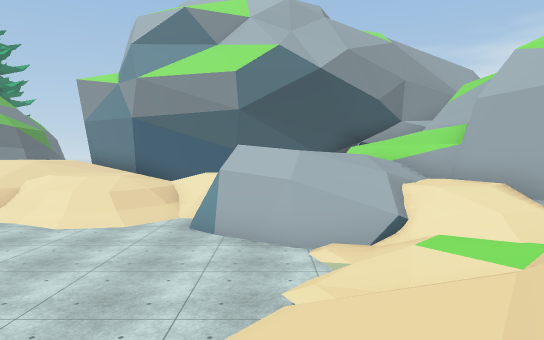
[1] (above)

24 first-person views from a walk through a Unity game level. The camera is 1.3 m above the floor, tilts 2° down and sees 70° across. The floor is counted in squares, 2 m on a side. Each view is taken from the middle of a square. On the plan, view 1 faces up. The plan holds only what a view shows up to about 11 squares ahead; the rest is blank. The place goes on beyond the plan. The player is left out. Some surface patterns are stand-ins.

[2]
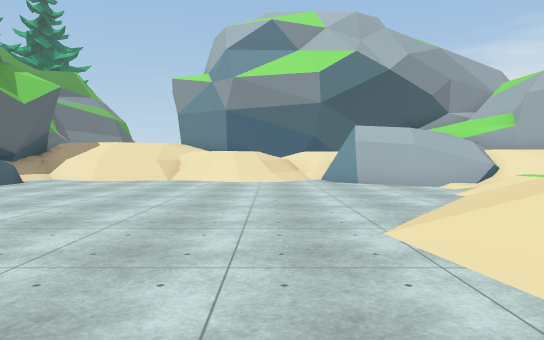

[3]
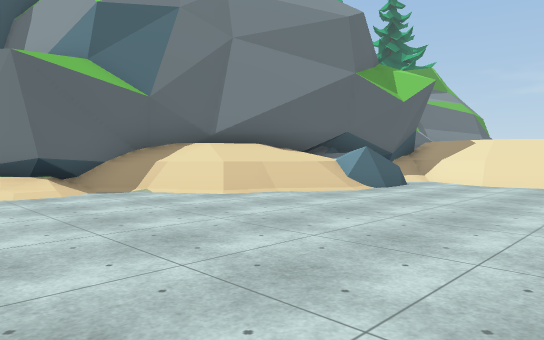

[4]
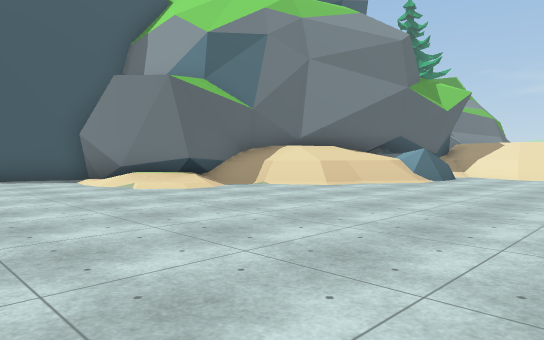

[5]
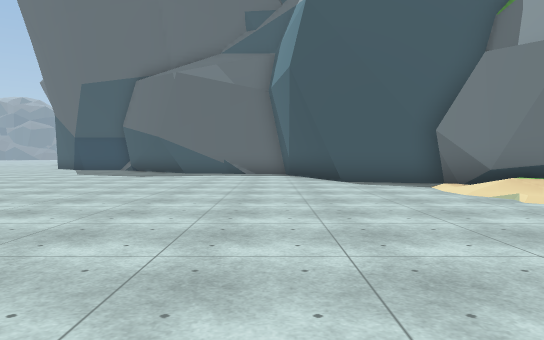

[6]
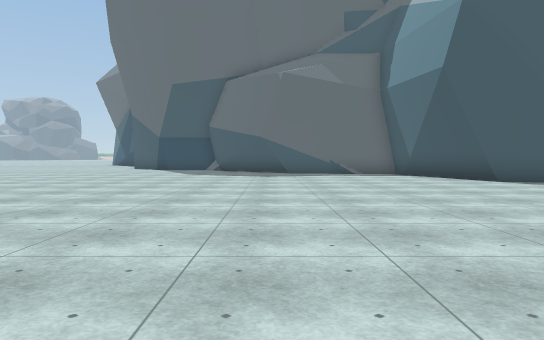

[7]
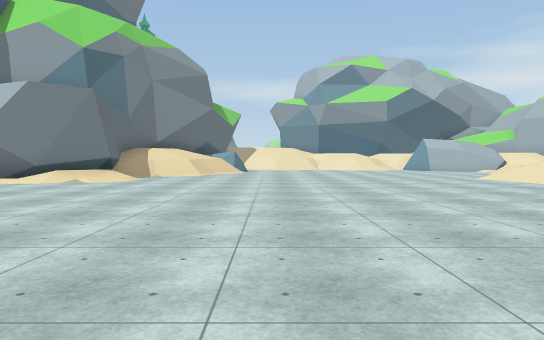

[8]
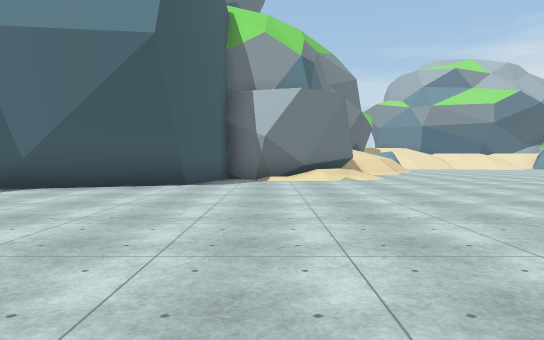

[9]
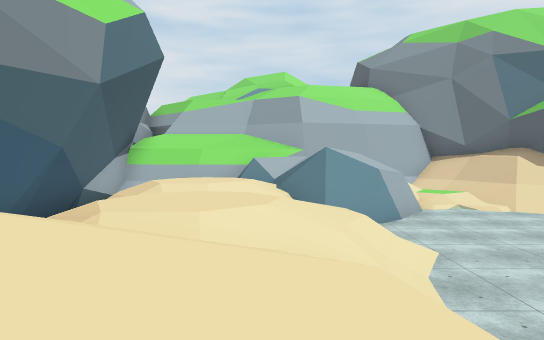

[10]
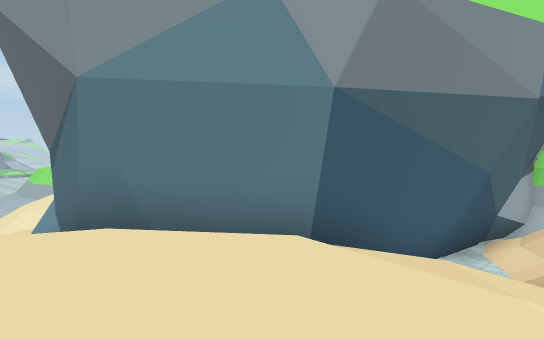

[11]
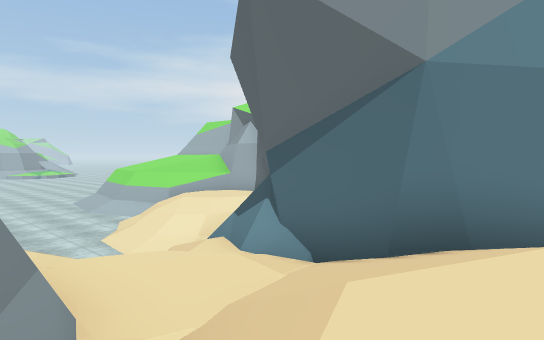

[12]
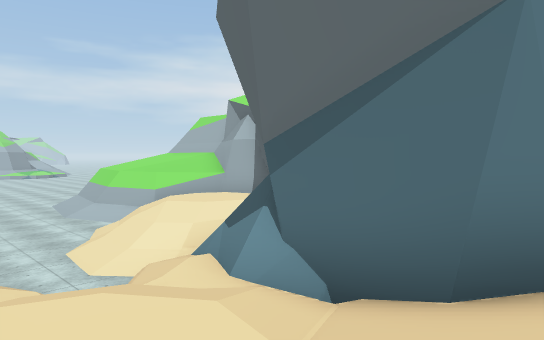

[13]
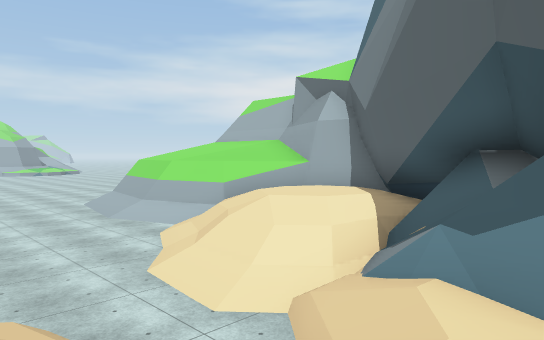

[14]
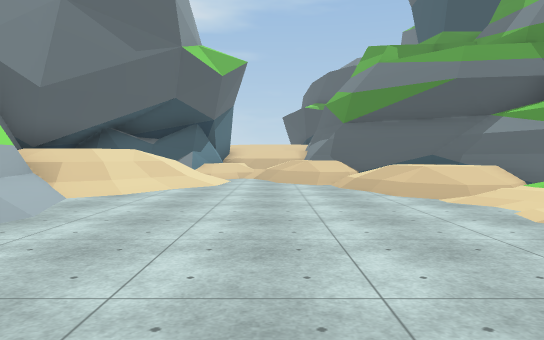

[15]
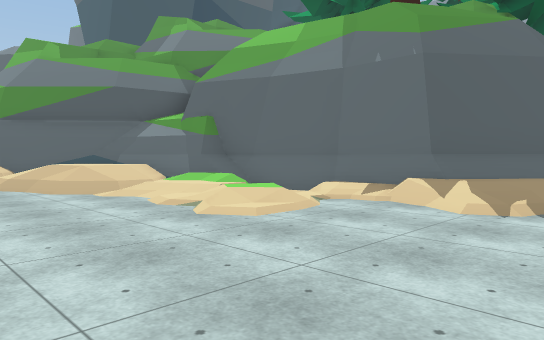

[16]
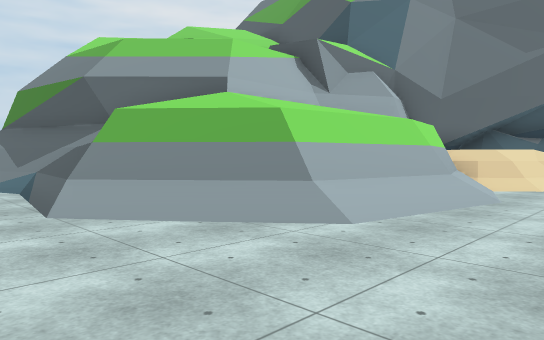

[17]
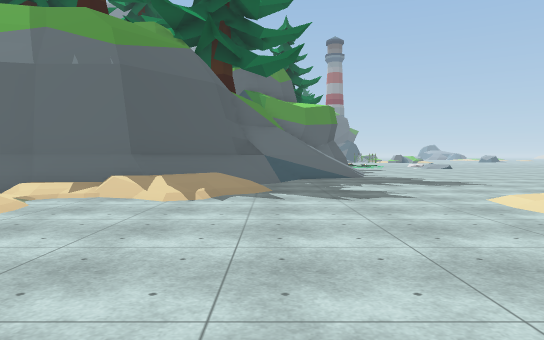

[18]
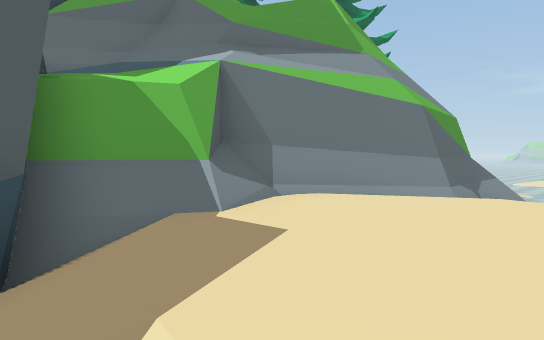

[19]
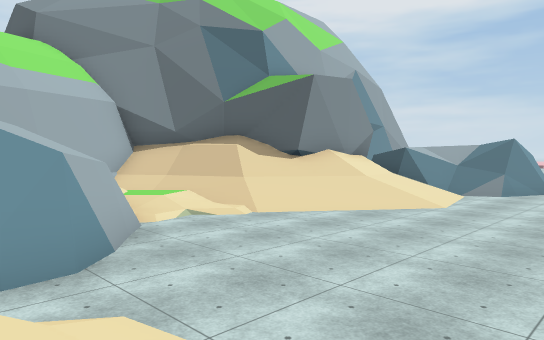

[20]
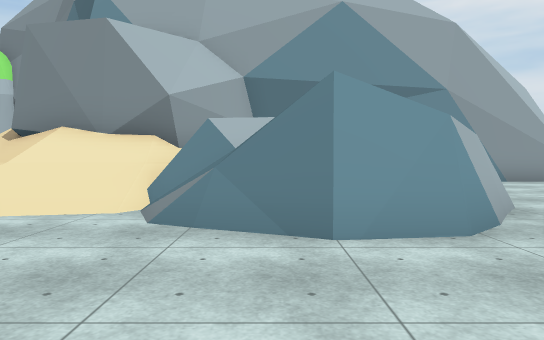

[21]
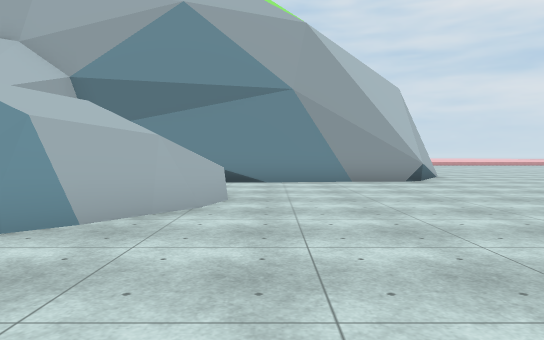

[22]
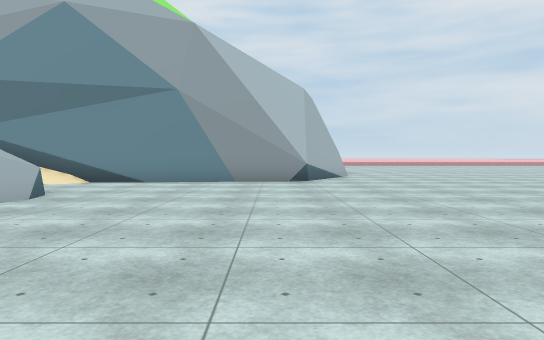

[23]
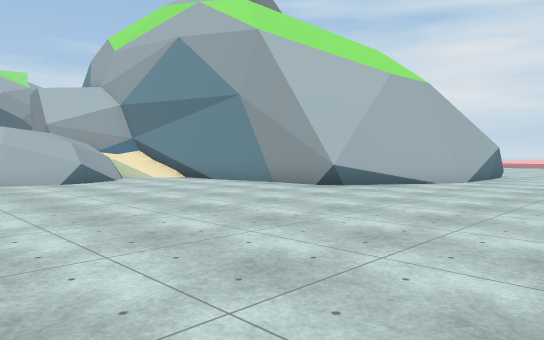

[24]
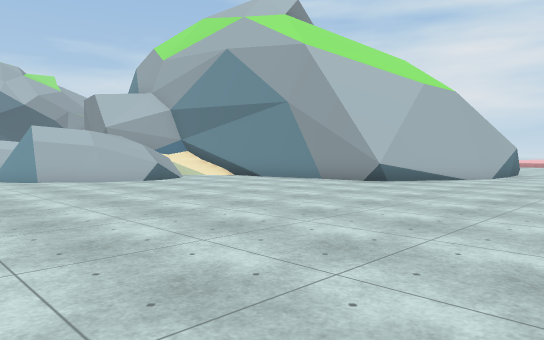

### Floor plan
Key: @ floor where view 1 was taken; # wall or solid block; . main floor; : floor 1.75 m higher than the main floor; + floor 2.25 m higher than the main floor; / step, stairs or slope; = window, fence, low wall or low ledge; ^ raised ledge.
Columns run from 18 left of view 1 to 8 right of it. Each row starts with its distance up from view 1.
 33 ..............
 32 //./...............
 31 #////........./###=##
 30 ##///.......//## ###
 29  ###/......./##
 28   ##///...../#
 27    #///...../#
 26    # //...../#
 25    #=//...../###
 24    ##///....//=#
 23     ##//...//:/#
 22     ##///..//::#
 21      ###//.///##
 20       ##/////###
 19        #=//####
 18        #///#
 17        #://#
 16        #://##
 15       ##////##
 14       #++++//########
 13       #/++++///..///##
 12       #/++++//////  #
 11       #/+++//// /:/ #
 10       ##/////:://://#= ^
  9        #/////////=///^^^
  8        ##////////#////#
  7        #==....//.#////#
  6       ##/=......./#///##
  5       #///.........////#
  4      ##//..........////#
  3      #///........./////#
  2      #//..........////##
  1      #/..........///###
  0     ##/.........//@##
 -1  ####//..........//#
 -2  #...............//##
 -3 ##............../// ###
 -4 #............../#//  /#
 -5 ...............#///  /#
 -6 ................#/////#
 -7 .................==/..#
 -8 ......................#
 -9 ......................#
-10 ............ .........#
-11 ........... ..........#
-12 ........     .........###
-13 .......       ..........###
-14 .....        ..............
-15 ....         ..............
-16 ..           ...........
-17              ...... ....

Positions as (right, up) in squares from view 1, and headings:
1: (0, 0), facing up
2: (-3, -3), facing up
3: (-5, -2), facing up-left
4: (-5, -5), facing up-left
5: (-7, -5), facing left
6: (-7, -9), facing left
7: (-8, -11), facing up
8: (-15, -12), facing up
9: (-9, 9), facing right
10: (-9, 11), facing up-right
11: (-11, 14), facing up-right
12: (-10, 15), facing up-right
13: (-10, 18), facing up-right
14: (-9, 31), facing down
15: (-9, 32), facing down-left
16: (-8, 33), facing down-right
17: (-8, 32), facing left
18: (-8, 10), facing up-left
19: (-5, 8), facing down-right
20: (-6, -4), facing right
21: (-6, -8), facing right
22: (-6, -11), facing right
23: (-3, -17), facing up-right
24: (-5, -17), facing up-right
